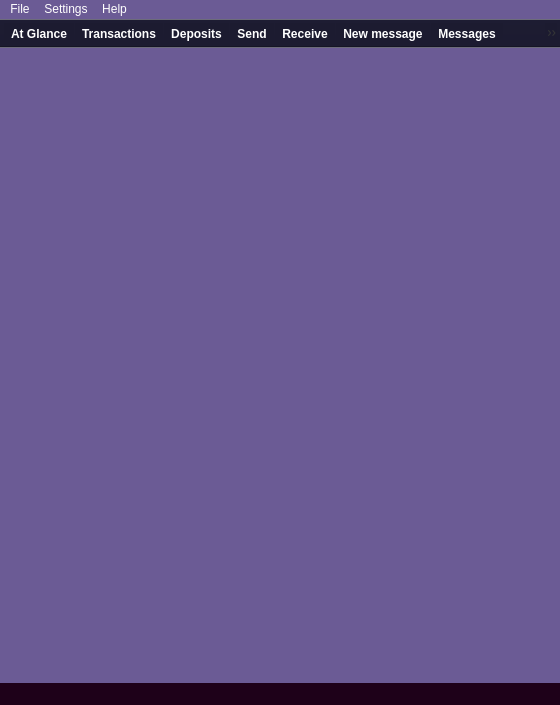
<?xml version="1.0" encoding="UTF-8"?>
<ui version="4.0">
 <class>MainWindow</class>
 <widget class="QMainWindow" name="MainWindow">
  <property name="geometry">
   <rect>
    <x>0</x>
    <y>0</y>
    <width>560</width>
    <height>705</height>
   </rect>
  </property>
  <property name="sizePolicy">
   <sizepolicy hsizetype="Preferred" vsizetype="Preferred">
    <horstretch>0</horstretch>
    <verstretch>0</verstretch>
   </sizepolicy>
  </property>
  <property name="minimumSize">
   <size>
    <width>0</width>
    <height>0</height>
   </size>
  </property>
  <property name="maximumSize">
   <size>
    <width>16777215</width>
    <height>16777215</height>
   </size>
  </property>
  <property name="palette">
   <palette>
    <active>
     <colorrole role="WindowText">
      <brush brushstyle="SolidPattern">
       <color alpha="255">
        <red>255</red>
        <green>255</green>
        <blue>255</blue>
       </color>
      </brush>
     </colorrole>
     <colorrole role="Button">
      <brush brushstyle="SolidPattern">
       <color alpha="255">
        <red>107</red>
        <green>91</green>
        <blue>149</blue>
       </color>
      </brush>
     </colorrole>
     <colorrole role="Text">
      <brush brushstyle="SolidPattern">
       <color alpha="255">
        <red>255</red>
        <green>255</green>
        <blue>255</blue>
       </color>
      </brush>
     </colorrole>
     <colorrole role="ButtonText">
      <brush brushstyle="SolidPattern">
       <color alpha="255">
        <red>255</red>
        <green>255</green>
        <blue>255</blue>
       </color>
      </brush>
     </colorrole>
     <colorrole role="Base">
      <brush brushstyle="SolidPattern">
       <color alpha="255">
        <red>107</red>
        <green>91</green>
        <blue>149</blue>
       </color>
      </brush>
     </colorrole>
     <colorrole role="Window">
      <brush brushstyle="SolidPattern">
       <color alpha="255">
        <red>107</red>
        <green>91</green>
        <blue>149</blue>
       </color>
      </brush>
     </colorrole>
     <colorrole role="Highlight">
      <brush brushstyle="SolidPattern">
       <color alpha="255">
        <red>188</red>
        <green>112</green>
        <blue>164</blue>
       </color>
      </brush>
     </colorrole>
    </active>
    <inactive>
     <colorrole role="WindowText">
      <brush brushstyle="SolidPattern">
       <color alpha="255">
        <red>255</red>
        <green>255</green>
        <blue>255</blue>
       </color>
      </brush>
     </colorrole>
     <colorrole role="Button">
      <brush brushstyle="SolidPattern">
       <color alpha="255">
        <red>107</red>
        <green>91</green>
        <blue>149</blue>
       </color>
      </brush>
     </colorrole>
     <colorrole role="Text">
      <brush brushstyle="SolidPattern">
       <color alpha="255">
        <red>255</red>
        <green>255</green>
        <blue>255</blue>
       </color>
      </brush>
     </colorrole>
     <colorrole role="ButtonText">
      <brush brushstyle="SolidPattern">
       <color alpha="255">
        <red>255</red>
        <green>255</green>
        <blue>255</blue>
       </color>
      </brush>
     </colorrole>
     <colorrole role="Base">
      <brush brushstyle="SolidPattern">
       <color alpha="255">
        <red>107</red>
        <green>91</green>
        <blue>149</blue>
       </color>
      </brush>
     </colorrole>
     <colorrole role="Window">
      <brush brushstyle="SolidPattern">
       <color alpha="255">
        <red>107</red>
        <green>91</green>
        <blue>149</blue>
       </color>
      </brush>
     </colorrole>
     <colorrole role="Highlight">
      <brush brushstyle="SolidPattern">
       <color alpha="255">
        <red>188</red>
        <green>112</green>
        <blue>164</blue>
       </color>
      </brush>
     </colorrole>
    </inactive>
    <disabled>
     <colorrole role="WindowText">
      <brush brushstyle="SolidPattern">
       <color alpha="255">
        <red>255</red>
        <green>255</green>
        <blue>255</blue>
       </color>
      </brush>
     </colorrole>
     <colorrole role="Button">
      <brush brushstyle="SolidPattern">
       <color alpha="255">
        <red>107</red>
        <green>91</green>
        <blue>149</blue>
       </color>
      </brush>
     </colorrole>
     <colorrole role="Text">
      <brush brushstyle="SolidPattern">
       <color alpha="255">
        <red>255</red>
        <green>255</green>
        <blue>255</blue>
       </color>
      </brush>
     </colorrole>
     <colorrole role="ButtonText">
      <brush brushstyle="SolidPattern">
       <color alpha="255">
        <red>255</red>
        <green>255</green>
        <blue>255</blue>
       </color>
      </brush>
     </colorrole>
     <colorrole role="Base">
      <brush brushstyle="SolidPattern">
       <color alpha="255">
        <red>107</red>
        <green>91</green>
        <blue>149</blue>
       </color>
      </brush>
     </colorrole>
     <colorrole role="Window">
      <brush brushstyle="SolidPattern">
       <color alpha="255">
        <red>107</red>
        <green>91</green>
        <blue>149</blue>
       </color>
      </brush>
     </colorrole>
     <colorrole role="Highlight">
      <brush brushstyle="SolidPattern">
       <color alpha="255">
        <red>188</red>
        <green>112</green>
        <blue>164</blue>
       </color>
      </brush>
     </colorrole>
    </disabled>
   </palette>
  </property>
  <property name="windowTitle">
   <string>MainWindow</string>
  </property>
  <property name="windowIcon">
   <iconset resource="../../resources.qrc">
    <normaloff>:/images/cryptonote</normaloff>:/images/cryptonote</iconset>
  </property>
  <property name="styleSheet">
   <string notr="true">background-color: #6b5b95;
color: white;

selection-background-color: rgb(188, 112, 164);
show-decoration-selected: 1 ;

</string>
  </property>
  <widget class="QWidget" name="centralwidget">
   <layout class="QHBoxLayout" name="horizontalLayout">
    <property name="spacing">
     <number>0</number>
    </property>
    <property name="leftMargin">
     <number>0</number>
    </property>
    <property name="topMargin">
     <number>0</number>
    </property>
    <property name="rightMargin">
     <number>0</number>
    </property>
    <property name="bottomMargin">
     <number>0</number>
    </property>
    <item>
     <widget class="WalletGui::OverviewFrame" name="m_overviewFrame">
      <property name="frameShape">
       <enum>QFrame::NoFrame</enum>
      </property>
      <property name="frameShadow">
       <enum>QFrame::Raised</enum>
      </property>
     </widget>
    </item>
    <item>
     <widget class="WalletGui::SendFrame" name="m_sendFrame">
      <property name="frameShape">
       <enum>QFrame::NoFrame</enum>
      </property>
      <property name="frameShadow">
       <enum>QFrame::Raised</enum>
      </property>
     </widget>
    </item>
    <item>
     <widget class="WalletGui::ReceiveFrame" name="m_receiveFrame">
      <property name="frameShape">
       <enum>QFrame::NoFrame</enum>
      </property>
      <property name="frameShadow">
       <enum>QFrame::Raised</enum>
      </property>
     </widget>
    </item>
    <item>
     <widget class="WalletGui::TransactionsFrame" name="m_transactionsFrame">
      <property name="frameShape">
       <enum>QFrame::NoFrame</enum>
      </property>
      <property name="frameShadow">
       <enum>QFrame::Raised</enum>
      </property>
     </widget>
    </item>
    <item>
     <widget class="WalletGui::AddressBookFrame" name="m_addressBookFrame">
      <property name="frameShape">
       <enum>QFrame::NoFrame</enum>
      </property>
      <property name="frameShadow">
       <enum>QFrame::Raised</enum>
      </property>
     </widget>
    </item>
    <item>
     <widget class="WalletGui::MessagesFrame" name="m_messagesFrame">
      <property name="frameShape">
       <enum>QFrame::NoFrame</enum>
      </property>
      <property name="frameShadow">
       <enum>QFrame::Raised</enum>
      </property>
     </widget>
    </item>
    <item>
     <widget class="WalletGui::SendMessageFrame" name="m_sendMessageFrame">
      <property name="frameShape">
       <enum>QFrame::NoFrame</enum>
      </property>
      <property name="frameShadow">
       <enum>QFrame::Raised</enum>
      </property>
     </widget>
    </item>
    <item>
     <widget class="WalletGui::MiningFrame" name="m_miningFrame">
      <property name="enabled">
       <bool>false</bool>
      </property>
      <property name="frameShape">
       <enum>QFrame::NoFrame</enum>
      </property>
      <property name="frameShadow">
       <enum>QFrame::Raised</enum>
      </property>
     </widget>
    </item>
    <item>
     <widget class="WalletGui::DepositsFrame" name="m_depositsFrame">
      <property name="enabled">
       <bool>false</bool>
      </property>
      <property name="frameShape">
       <enum>QFrame::NoFrame</enum>
      </property>
      <property name="frameShadow">
       <enum>QFrame::Raised</enum>
      </property>
     </widget>
    </item>
   </layout>
  </widget>
  <widget class="QMenuBar" name="menubar">
   <property name="geometry">
    <rect>
     <x>0</x>
     <y>0</y>
     <width>560</width>
     <height>20</height>
    </rect>
   </property>
   <property name="styleSheet">
    <string notr="true">background-color:#1e0119;

QMenu {
	background-color:#2D2C4D;
    margin: 2px; /* some spacing around the menu */
}

QMenu::item {
    padding: 2px 25px 2px 20px;
    border: 1px solid transparent; /* reserve space for selection border */
}

QMenu::item:selected {
    border-color: darkblue;
    background: rgba(100, 100, 100, 150);
}

QMenu::icon:checked { /* appearance of a 'checked' icon */
    background: gray;
    border: 1px inset gray;
    position: absolute;
    top: 1px;
    right: 1px;
    bottom: 1px;
    left: 1px;
}

QMenu::separator {
    height: 2px;
    background: lightblue;
    margin-left: 10px;
    margin-right: 5px;
}

QMenu::indicator {
    width: 13px;
    height: 13px;
}</string>
   </property>
   <widget class="QMenu" name="menuFile">
    <property name="title">
     <string>File</string>
    </property>
    <addaction name="m_createWalletAction"/>
    <addaction name="m_openWalletAction"/>
    <addaction name="m_importKeyAction"/>
    <addaction name="m_backupWalletAction"/>
    <addaction name="m_resetAction"/>
    <addaction name="m_exitAction"/>
   </widget>
   <widget class="QMenu" name="menuSettings">
    <property name="title">
     <string>Settings</string>
    </property>
    <addaction name="m_encryptWalletAction"/>
    <addaction name="m_changePasswordAction"/>
    <addaction name="separator"/>
    <addaction name="m_startOnLoginAction"/>
    <addaction name="m_minimizeToTrayAction"/>
    <addaction name="m_closeToTrayAction"/>
   </widget>
   <widget class="QMenu" name="menuHelp">
    <property name="title">
     <string>Help</string>
    </property>
    <addaction name="m_aboutCryptonoteAction"/>
    <addaction name="m_aboutQtAction"/>
   </widget>
   <addaction name="menuFile"/>
   <addaction name="menuSettings"/>
   <addaction name="menuHelp"/>
  </widget>
  <widget class="QToolBar" name="toolBar">
   <property name="windowTitle">
    <string>toolBar</string>
   </property>
   <property name="styleSheet">
    <string notr="true">background-color: #FF6600;
background-color:#2D2C4D;
background-color:#1c1b30;

color: white;
font-weight: bold;</string>
   </property>
   <property name="movable">
    <bool>false</bool>
   </property>
   <property name="iconSize">
    <size>
     <width>64</width>
     <height>64</height>
    </size>
   </property>
   <property name="toolButtonStyle">
    <enum>Qt::ToolButtonTextUnderIcon</enum>
   </property>
   <attribute name="toolBarArea">
    <enum>TopToolBarArea</enum>
   </attribute>
   <attribute name="toolBarBreak">
    <bool>false</bool>
   </attribute>
   <addaction name="m_overviewAction"/>
   <addaction name="m_transactionsAction"/>
   <addaction name="m_depositsAction"/>
   <addaction name="m_sendAction"/>
   <addaction name="m_receiveAction"/>
   <addaction name="m_sendMessageAction"/>
   <addaction name="m_messagesAction"/>
   <addaction name="m_addressBookAction"/>
   <addaction name="m_miningAction"/>
  </widget>
  <widget class="QStatusBar" name="statusBar">
   <property name="minimumSize">
    <size>
     <width>0</width>
     <height>22</height>
    </size>
   </property>
   <property name="styleSheet">
    <string notr="true">background-color:#1e0119;</string>
   </property>
  </widget>
  <action name="m_overviewAction">
   <property name="checkable">
    <bool>true</bool>
   </property>
   <property name="enabled">
    <bool>true</bool>
   </property>
   <property name="icon">
    <iconset resource="../../resources.qrc">
     <normaloff>:/icons/overview</normaloff>:/icons/overview</iconset>
   </property>
   <property name="text">
    <string>At Glance</string>
   </property>
   <property name="toolTip">
    <string>Provides quick overview of the wallet balance and last six transactions</string>
   </property>
  </action>
  <action name="m_sendAction">
   <property name="checkable">
    <bool>true</bool>
   </property>
   <property name="enabled">
    <bool>true</bool>
   </property>
   <property name="icon">
    <iconset resource="../../resources.qrc">
     <normaloff>:/icons/send</normaloff>:/icons/send</iconset>
   </property>
   <property name="text">
    <string>Send</string>
   </property>
   <property name="toolTip">
    <string>Sends to money to any address</string>
   </property>
  </action>
  <action name="m_receiveAction">
   <property name="checkable">
    <bool>true</bool>
   </property>
   <property name="enabled">
    <bool>true</bool>
   </property>
   <property name="icon">
    <iconset resource="../../resources.qrc">
     <normaloff>:/icons/receive</normaloff>:/icons/receive</iconset>
   </property>
   <property name="text">
    <string>Receive</string>
   </property>
   <property name="toolTip">
    <string>Request money</string>
   </property>
  </action>
  <action name="m_transactionsAction">
   <property name="checkable">
    <bool>true</bool>
   </property>
   <property name="enabled">
    <bool>true</bool>
   </property>
   <property name="icon">
    <iconset resource="../../resources.qrc">
     <normaloff>:/icons/transactions</normaloff>:/icons/transactions</iconset>
   </property>
   <property name="text">
    <string>Transactions</string>
   </property>
   <property name="toolTip">
    <string>Lists all transactions of the wallet</string>
   </property>
  </action>
  <action name="m_exitAction">
   <property name="enabled">
    <bool>true</bool>
   </property>
   <property name="text">
    <string>Exit</string>
   </property>
   <property name="shortcut">
    <string>Ctrl+Q</string>
   </property>
  </action>
  <action name="m_addressBookAction">
   <property name="checkable">
    <bool>true</bool>
   </property>
   <property name="enabled">
    <bool>true</bool>
   </property>
   <property name="icon">
    <iconset resource="../../resources.qrc">
     <normaloff>:/icons/address-book</normaloff>:/icons/address-book</iconset>
   </property>
   <property name="text">
    <string>Contacts</string>
   </property>
   <property name="toolTip">
    <string>Contacts List Management</string>
   </property>
  </action>
  <action name="m_createWalletAction">
   <property name="enabled">
    <bool>true</bool>
   </property>
   <property name="text">
    <string>Create wallet</string>
   </property>
  </action>
  <action name="m_openWalletAction">
   <property name="enabled">
    <bool>true</bool>
   </property>
   <property name="text">
    <string>Open wallet</string>
   </property>
  </action>
  <action name="m_encryptWalletAction">
   <property name="enabled">
    <bool>true</bool>
   </property>
   <property name="text">
    <string>Encrypt wallet</string>
   </property>
  </action>
  <action name="m_changePasswordAction">
   <property name="enabled">
    <bool>true</bool>
   </property>
   <property name="text">
    <string>Change password</string>
   </property>
   <property name="toolTip">
    <string>Change password</string>
   </property>
  </action>
  <action name="m_aboutCryptonoteAction">
   <property name="enabled">
    <bool>true</bool>
   </property>
   <property name="text">
    <string>About</string>
   </property>
  </action>
  <action name="m_aboutQtAction">
   <property name="enabled">
    <bool>true</bool>
   </property>
   <property name="text">
    <string>About Qt</string>
   </property>
  </action>
  <action name="m_backupWalletAction">
   <property name="enabled">
    <bool>true</bool>
   </property>
   <property name="text">
    <string>Backup wallet</string>
   </property>
  </action>
  <action name="m_startOnLoginAction">
   <property name="checkable">
    <bool>true</bool>
   </property>
   <property name="text">
    <string>Start on system login</string>
   </property>
  </action>
  <action name="m_minimizeToTrayAction">
   <property name="checkable">
    <bool>true</bool>
   </property>
   <property name="text">
    <string>Minimize to tray</string>
   </property>
  </action>
  <action name="m_closeToTrayAction">
   <property name="checkable">
    <bool>true</bool>
   </property>
   <property name="text">
    <string>Close to tray</string>
   </property>
  </action>
  <action name="m_messagesAction">
   <property name="checkable">
    <bool>true</bool>
   </property>
   <property name="icon">
    <iconset resource="../../resources.qrc">
     <normaloff>:/icons/messages</normaloff>:/icons/messages</iconset>
   </property>
   <property name="text">
    <string>Messages</string>
   </property>
   <property name="toolTip">
    <string>Shows all messages</string>
   </property>
  </action>
  <action name="m_sendMessageAction">
   <property name="checkable">
    <bool>true</bool>
   </property>
   <property name="icon">
    <iconset resource="../../resources.qrc">
     <normaloff>:/icons/send_message</normaloff>:/icons/send_message</iconset>
   </property>
   <property name="text">
    <string>New message</string>
   </property>
   <property name="toolTip">
    <string>Write a new message</string>
   </property>
  </action>
  <action name="m_importKeyAction">
   <property name="text">
    <string>Import private key</string>
   </property>
  </action>
  <action name="m_miningAction">
   <property name="checkable">
    <bool>true</bool>
   </property>
   <property name="enabled">
    <bool>false</bool>
   </property>
   <property name="icon">
    <iconset resource="../../resources.qrc">
     <normaloff>:/icons/mining</normaloff>:/icons/mining</iconset>
   </property>
   <property name="text">
    <string>Mining</string>
   </property>
   <property name="visible">
    <bool>false</bool>
   </property>
  </action>
  <action name="m_depositsAction">
   <property name="checkable">
    <bool>true</bool>
   </property>
   <property name="enabled">
    <bool>false</bool>
   </property>
   <property name="icon">
    <iconset resource="../../resources.qrc">
     <normaloff>:/icons/deposits</normaloff>:/icons/deposits</iconset>
   </property>
   <property name="text">
    <string>Deposits</string>
   </property>
   <property name="visible">
    <bool>false</bool>
   </property>
  </action>
  <action name="m_resetAction">
   <property name="text">
    <string>Reset wallet</string>
   </property>
   <property name="toolTip">
    <string>Reset wallet</string>
   </property>
  </action>
 </widget>
 <customwidgets>
  <customwidget>
   <class>WalletGui::OverviewFrame</class>
   <extends>QFrame</extends>
   <header>gui/OverviewFrame.h</header>
   <container>1</container>
  </customwidget>
  <customwidget>
   <class>WalletGui::SendFrame</class>
   <extends>QFrame</extends>
   <header>gui/SendFrame.h</header>
   <container>1</container>
  </customwidget>
  <customwidget>
   <class>WalletGui::TransactionsFrame</class>
   <extends>QFrame</extends>
   <header>gui/TransactionsFrame.h</header>
   <container>1</container>
  </customwidget>
  <customwidget>
   <class>WalletGui::AddressBookFrame</class>
   <extends>QFrame</extends>
   <header>gui/AddressBookFrame.h</header>
   <container>1</container>
  </customwidget>
  <customwidget>
   <class>WalletGui::ReceiveFrame</class>
   <extends>QFrame</extends>
   <header>gui/ReceiveFrame.h</header>
   <container>1</container>
  </customwidget>
  <customwidget>
   <class>WalletGui::MessagesFrame</class>
   <extends>QFrame</extends>
   <header>gui/MessagesFrame.h</header>
   <container>1</container>
  </customwidget>
  <customwidget>
   <class>WalletGui::SendMessageFrame</class>
   <extends>QFrame</extends>
   <header>gui/SendMessageFrame.h</header>
   <container>1</container>
  </customwidget>
  <customwidget>
   <class>WalletGui::MiningFrame</class>
   <extends>QFrame</extends>
   <header>gui/MiningFrame.h</header>
   <container>1</container>
  </customwidget>
  <customwidget>
   <class>WalletGui::DepositsFrame</class>
   <extends>QFrame</extends>
   <header>gui/DepositsFrame.h</header>
   <container>1</container>
  </customwidget>
 </customwidgets>
 <resources>
  <include location="../../resources.qrc"/>
 </resources>
 <connections>
  <connection>
   <sender>m_overviewAction</sender>
   <signal>toggled(bool)</signal>
   <receiver>m_overviewFrame</receiver>
   <slot>setVisible(bool)</slot>
   <hints>
    <hint type="sourcelabel">
     <x>-1</x>
     <y>-1</y>
    </hint>
    <hint type="destinationlabel">
     <x>112</x>
     <y>333</y>
    </hint>
   </hints>
  </connection>
  <connection>
   <sender>m_sendAction</sender>
   <signal>toggled(bool)</signal>
   <receiver>m_sendFrame</receiver>
   <slot>setVisible(bool)</slot>
   <hints>
    <hint type="sourcelabel">
     <x>-1</x>
     <y>-1</y>
    </hint>
    <hint type="destinationlabel">
     <x>337</x>
     <y>333</y>
    </hint>
   </hints>
  </connection>
  <connection>
   <sender>m_receiveAction</sender>
   <signal>toggled(bool)</signal>
   <receiver>m_receiveFrame</receiver>
   <slot>setVisible(bool)</slot>
   <hints>
    <hint type="sourcelabel">
     <x>-1</x>
     <y>-1</y>
    </hint>
    <hint type="destinationlabel">
     <x>562</x>
     <y>333</y>
    </hint>
   </hints>
  </connection>
  <connection>
   <sender>m_transactionsAction</sender>
   <signal>toggled(bool)</signal>
   <receiver>m_transactionsFrame</receiver>
   <slot>setVisible(bool)</slot>
   <hints>
    <hint type="sourcelabel">
     <x>-1</x>
     <y>-1</y>
    </hint>
    <hint type="destinationlabel">
     <x>787</x>
     <y>333</y>
    </hint>
   </hints>
  </connection>
  <connection>
   <sender>m_addressBookAction</sender>
   <signal>toggled(bool)</signal>
   <receiver>m_addressBookFrame</receiver>
   <slot>setVisible(bool)</slot>
   <hints>
    <hint type="sourcelabel">
     <x>-1</x>
     <y>-1</y>
    </hint>
    <hint type="destinationlabel">
     <x>809</x>
     <y>320</y>
    </hint>
   </hints>
  </connection>
  <connection>
   <sender>m_createWalletAction</sender>
   <signal>triggered()</signal>
   <receiver>MainWindow</receiver>
   <slot>createWallet()</slot>
   <hints>
    <hint type="sourcelabel">
     <x>-1</x>
     <y>-1</y>
    </hint>
    <hint type="destinationlabel">
     <x>449</x>
     <y>299</y>
    </hint>
   </hints>
  </connection>
  <connection>
   <sender>m_openWalletAction</sender>
   <signal>triggered()</signal>
   <receiver>MainWindow</receiver>
   <slot>openWallet()</slot>
   <hints>
    <hint type="sourcelabel">
     <x>-1</x>
     <y>-1</y>
    </hint>
    <hint type="destinationlabel">
     <x>449</x>
     <y>299</y>
    </hint>
   </hints>
  </connection>
  <connection>
   <sender>m_encryptWalletAction</sender>
   <signal>triggered()</signal>
   <receiver>MainWindow</receiver>
   <slot>encryptWallet()</slot>
   <hints>
    <hint type="sourcelabel">
     <x>-1</x>
     <y>-1</y>
    </hint>
    <hint type="destinationlabel">
     <x>449</x>
     <y>299</y>
    </hint>
   </hints>
  </connection>
  <connection>
   <sender>m_changePasswordAction</sender>
   <signal>triggered()</signal>
   <receiver>MainWindow</receiver>
   <slot>encryptWallet()</slot>
   <hints>
    <hint type="sourcelabel">
     <x>-1</x>
     <y>-1</y>
    </hint>
    <hint type="destinationlabel">
     <x>449</x>
     <y>299</y>
    </hint>
   </hints>
  </connection>
  <connection>
   <sender>m_aboutQtAction</sender>
   <signal>triggered()</signal>
   <receiver>MainWindow</receiver>
   <slot>aboutQt()</slot>
   <hints>
    <hint type="sourcelabel">
     <x>-1</x>
     <y>-1</y>
    </hint>
    <hint type="destinationlabel">
     <x>449</x>
     <y>299</y>
    </hint>
   </hints>
  </connection>
  <connection>
   <sender>m_backupWalletAction</sender>
   <signal>triggered()</signal>
   <receiver>MainWindow</receiver>
   <slot>backupWallet()</slot>
   <hints>
    <hint type="sourcelabel">
     <x>-1</x>
     <y>-1</y>
    </hint>
    <hint type="destinationlabel">
     <x>449</x>
     <y>299</y>
    </hint>
   </hints>
  </connection>
  <connection>
   <sender>m_aboutCryptonoteAction</sender>
   <signal>triggered()</signal>
   <receiver>MainWindow</receiver>
   <slot>about()</slot>
   <hints>
    <hint type="sourcelabel">
     <x>-1</x>
     <y>-1</y>
    </hint>
    <hint type="destinationlabel">
     <x>459</x>
     <y>299</y>
    </hint>
   </hints>
  </connection>
  <connection>
   <sender>m_startOnLoginAction</sender>
   <signal>triggered(bool)</signal>
   <receiver>MainWindow</receiver>
   <slot>setStartOnLogin(bool)</slot>
   <hints>
    <hint type="sourcelabel">
     <x>-1</x>
     <y>-1</y>
    </hint>
    <hint type="destinationlabel">
     <x>459</x>
     <y>299</y>
    </hint>
   </hints>
  </connection>
  <connection>
   <sender>m_minimizeToTrayAction</sender>
   <signal>triggered(bool)</signal>
   <receiver>MainWindow</receiver>
   <slot>setMinimizeToTray(bool)</slot>
   <hints>
    <hint type="sourcelabel">
     <x>-1</x>
     <y>-1</y>
    </hint>
    <hint type="destinationlabel">
     <x>459</x>
     <y>299</y>
    </hint>
   </hints>
  </connection>
  <connection>
   <sender>m_closeToTrayAction</sender>
   <signal>triggered(bool)</signal>
   <receiver>MainWindow</receiver>
   <slot>setCloseToTray(bool)</slot>
   <hints>
    <hint type="sourcelabel">
     <x>-1</x>
     <y>-1</y>
    </hint>
    <hint type="destinationlabel">
     <x>459</x>
     <y>299</y>
    </hint>
   </hints>
  </connection>
  <connection>
   <sender>m_messagesAction</sender>
   <signal>toggled(bool)</signal>
   <receiver>m_messagesFrame</receiver>
   <slot>setVisible(bool)</slot>
   <hints>
    <hint type="sourcelabel">
     <x>-1</x>
     <y>-1</y>
    </hint>
    <hint type="destinationlabel">
     <x>843</x>
     <y>322</y>
    </hint>
   </hints>
  </connection>
  <connection>
   <sender>m_sendMessageAction</sender>
   <signal>toggled(bool)</signal>
   <receiver>m_sendMessageFrame</receiver>
   <slot>setVisible(bool)</slot>
   <hints>
    <hint type="sourcelabel">
     <x>-1</x>
     <y>-1</y>
    </hint>
    <hint type="destinationlabel">
     <x>854</x>
     <y>322</y>
    </hint>
   </hints>
  </connection>
  <connection>
   <sender>m_importKeyAction</sender>
   <signal>triggered()</signal>
   <receiver>MainWindow</receiver>
   <slot>importKey()</slot>
   <hints>
    <hint type="sourcelabel">
     <x>-1</x>
     <y>-1</y>
    </hint>
    <hint type="destinationlabel">
     <x>459</x>
     <y>299</y>
    </hint>
   </hints>
  </connection>
  <connection>
   <sender>m_miningAction</sender>
   <signal>toggled(bool)</signal>
   <receiver>m_miningFrame</receiver>
   <slot>setVisible(bool)</slot>
   <hints>
    <hint type="sourcelabel">
     <x>-1</x>
     <y>-1</y>
    </hint>
    <hint type="destinationlabel">
     <x>862</x>
     <y>322</y>
    </hint>
   </hints>
  </connection>
  <connection>
   <sender>m_depositsAction</sender>
   <signal>toggled(bool)</signal>
   <receiver>m_depositsFrame</receiver>
   <slot>setVisible(bool)</slot>
   <hints>
    <hint type="sourcelabel">
     <x>-1</x>
     <y>-1</y>
    </hint>
    <hint type="destinationlabel">
     <x>868</x>
     <y>322</y>
    </hint>
   </hints>
  </connection>
  <connection>
   <sender>m_resetAction</sender>
   <signal>triggered()</signal>
   <receiver>MainWindow</receiver>
   <slot>resetWallet()</slot>
   <hints>
    <hint type="sourcelabel">
     <x>-1</x>
     <y>-1</y>
    </hint>
    <hint type="destinationlabel">
     <x>506</x>
     <y>301</y>
    </hint>
   </hints>
  </connection>
 </connections>
 <slots>
  <slot>createWallet()</slot>
  <slot>openWallet()</slot>
  <slot>encryptWallet()</slot>
  <slot>aboutQt()</slot>
  <slot>backupWallet()</slot>
  <slot>about()</slot>
  <slot>setStartOnLogin(bool)</slot>
  <slot>setMinimizeToTray(bool)</slot>
  <slot>setCloseToTray(bool)</slot>
  <slot>importKey()</slot>
  <slot>resetWallet()</slot>
 </slots>
</ui>
